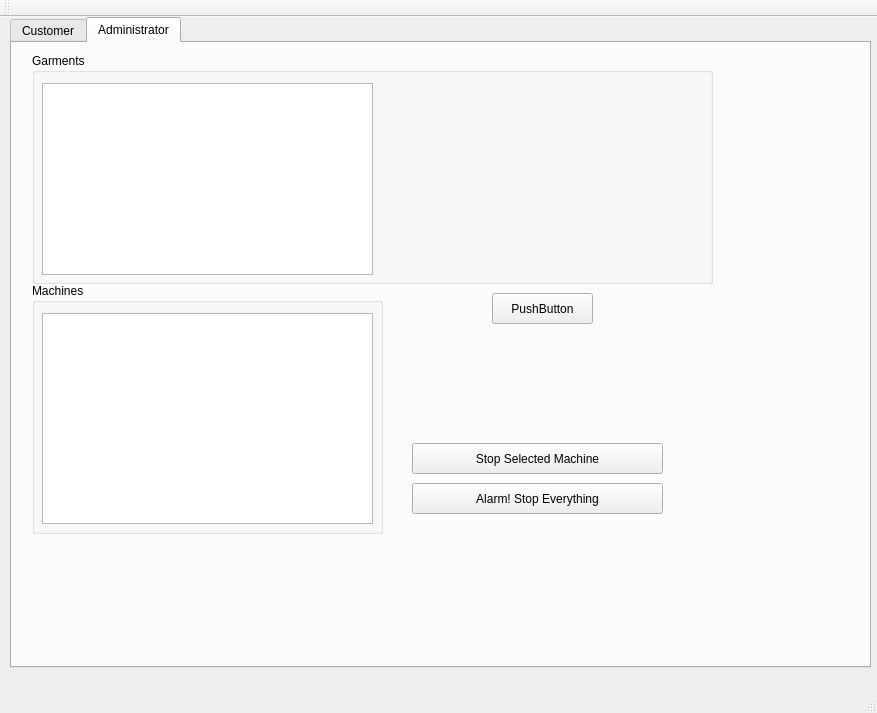
<?xml version="1.0" encoding="UTF-8"?>
<ui version="4.0">
 <class>MainWindow</class>
 <widget class="QMainWindow" name="MainWindow">
  <property name="geometry">
   <rect>
    <x>0</x>
    <y>0</y>
    <width>877</width>
    <height>713</height>
   </rect>
  </property>
  <property name="windowTitle">
   <string>MainWindow</string>
  </property>
  <widget class="QWidget" name="centralWidget">
   <widget class="QTabWidget" name="tabUI">
    <property name="geometry">
     <rect>
      <x>10</x>
      <y>0</y>
      <width>861</width>
      <height>651</height>
     </rect>
    </property>
    <property name="currentIndex">
     <number>1</number>
    </property>
    <widget class="QWidget" name="tabCustomerUI">
     <attribute name="title">
      <string>Customer</string>
     </attribute>
     <widget class="QPushButton" name="btStartProgram">
      <property name="geometry">
       <rect>
        <x>30</x>
        <y>560</y>
        <width>171</width>
        <height>31</height>
       </rect>
      </property>
      <property name="text">
       <string>Start (S)washing</string>
      </property>
     </widget>
     <widget class="QFrame" name="frame">
      <property name="geometry">
       <rect>
        <x>20</x>
        <y>70</y>
        <width>271</width>
        <height>201</height>
       </rect>
      </property>
      <property name="frameShape">
       <enum>QFrame::StyledPanel</enum>
      </property>
      <property name="frameShadow">
       <enum>QFrame::Raised</enum>
      </property>
      <widget class="QLabel" name="label">
       <property name="geometry">
        <rect>
         <x>10</x>
         <y>50</y>
         <width>68</width>
         <height>21</height>
        </rect>
       </property>
       <property name="text">
        <string>Price:</string>
       </property>
      </widget>
      <widget class="QLabel" name="label_2">
       <property name="geometry">
        <rect>
         <x>180</x>
         <y>50</y>
         <width>68</width>
         <height>21</height>
        </rect>
       </property>
       <property name="text">
        <string>7,95</string>
       </property>
      </widget>
      <widget class="QLabel" name="label_3">
       <property name="geometry">
        <rect>
         <x>10</x>
         <y>80</y>
         <width>141</width>
         <height>21</height>
        </rect>
       </property>
       <property name="text">
        <string>Estimated duration:</string>
       </property>
      </widget>
      <widget class="QLabel" name="label_4">
       <property name="geometry">
        <rect>
         <x>180</x>
         <y>80</y>
         <width>68</width>
         <height>21</height>
        </rect>
       </property>
       <property name="text">
        <string>1 Hour</string>
       </property>
      </widget>
      <widget class="QLabel" name="label_5">
       <property name="geometry">
        <rect>
         <x>10</x>
         <y>120</y>
         <width>91</width>
         <height>21</height>
        </rect>
       </property>
       <property name="text">
        <string>Finished at:</string>
       </property>
      </widget>
      <widget class="QLabel" name="label_6">
       <property name="geometry">
        <rect>
         <x>180</x>
         <y>120</y>
         <width>68</width>
         <height>21</height>
        </rect>
       </property>
       <property name="text">
        <string>13.45</string>
       </property>
      </widget>
     </widget>
     <widget class="QPushButton" name="btCallEmployee">
      <property name="geometry">
       <rect>
        <x>10</x>
        <y>370</y>
        <width>231</width>
        <height>151</height>
       </rect>
      </property>
      <property name="text">
       <string>Call an employee</string>
      </property>
     </widget>
     <widget class="QLabel" name="lbWelcome">
      <property name="geometry">
       <rect>
        <x>130</x>
        <y>10</y>
        <width>351</width>
        <height>41</height>
       </rect>
      </property>
      <property name="font">
       <font>
        <pointsize>27</pointsize>
       </font>
      </property>
      <property name="text">
       <string>Welcome To Swash!</string>
      </property>
      <property name="alignment">
       <set>Qt::AlignCenter</set>
      </property>
     </widget>
     <widget class="QPushButton" name="pushButton_5">
      <property name="geometry">
       <rect>
        <x>340</x>
        <y>480</y>
        <width>101</width>
        <height>31</height>
       </rect>
      </property>
      <property name="text">
       <string>Connect</string>
      </property>
     </widget>
     <widget class="QPushButton" name="pushButton_6">
      <property name="geometry">
       <rect>
        <x>340</x>
        <y>520</y>
        <width>101</width>
        <height>31</height>
       </rect>
      </property>
      <property name="text">
       <string>Send</string>
      </property>
     </widget>
     <widget class="QPushButton" name="pushButton_7">
      <property name="geometry">
       <rect>
        <x>340</x>
        <y>560</y>
        <width>101</width>
        <height>31</height>
       </rect>
      </property>
      <property name="text">
       <string>Receivelabe</string>
      </property>
     </widget>
     <widget class="QLabel" name="label_8">
      <property name="geometry">
       <rect>
        <x>470</x>
        <y>500</y>
        <width>81</width>
        <height>81</height>
       </rect>
      </property>
      <property name="text">
       <string>TextLabel</string>
      </property>
     </widget>
     <widget class="QGroupBox" name="groupBox">
      <property name="geometry">
       <rect>
        <x>340</x>
        <y>60</y>
        <width>511</width>
        <height>321</height>
       </rect>
      </property>
      <property name="title">
       <string>Add Garments:</string>
      </property>
      <widget class="QListWidget" name="listWidget">
       <property name="geometry">
        <rect>
         <x>10</x>
         <y>30</y>
         <width>256</width>
         <height>192</height>
        </rect>
       </property>
      </widget>
      <widget class="QComboBox" name="cmbColour">
       <property name="geometry">
        <rect>
         <x>290</x>
         <y>30</y>
         <width>191</width>
         <height>31</height>
        </rect>
       </property>
       <item>
        <property name="text">
         <string>Black</string>
        </property>
       </item>
       <item>
        <property name="text">
         <string>White</string>
        </property>
       </item>
       <item>
        <property name="text">
         <string>Coloured</string>
        </property>
       </item>
      </widget>
      <widget class="QCheckBox" name="cbWash">
       <property name="geometry">
        <rect>
         <x>290</x>
         <y>150</y>
         <width>100</width>
         <height>26</height>
        </rect>
       </property>
       <property name="text">
        <string>Wash</string>
       </property>
      </widget>
      <widget class="QCheckBox" name="cbDry">
       <property name="geometry">
        <rect>
         <x>290</x>
         <y>180</y>
         <width>100</width>
         <height>26</height>
        </rect>
       </property>
       <property name="text">
        <string>Dry</string>
       </property>
      </widget>
      <widget class="QCheckBox" name="cbSteam">
       <property name="geometry">
        <rect>
         <x>290</x>
         <y>210</y>
         <width>100</width>
         <height>26</height>
        </rect>
       </property>
       <property name="text">
        <string>Steam</string>
       </property>
      </widget>
      <widget class="QCheckBox" name="cbCentrifuge">
       <property name="geometry">
        <rect>
         <x>290</x>
         <y>240</y>
         <width>100</width>
         <height>26</height>
        </rect>
       </property>
       <property name="text">
        <string>Centrifuge</string>
       </property>
      </widget>
      <widget class="QComboBox" name="cmbMaterial">
       <property name="geometry">
        <rect>
         <x>290</x>
         <y>70</y>
         <width>191</width>
         <height>31</height>
        </rect>
       </property>
       <item>
        <property name="text">
         <string>Cotton</string>
        </property>
       </item>
       <item>
        <property name="text">
         <string>Silk</string>
        </property>
       </item>
       <item>
        <property name="text">
         <string>Wool</string>
        </property>
       </item>
       <item>
        <property name="text">
         <string>Satin</string>
        </property>
       </item>
       <item>
        <property name="text">
         <string>Nylon</string>
        </property>
       </item>
       <item>
        <property name="text">
         <string>Linen</string>
        </property>
       </item>
       <item>
        <property name="text">
         <string>Polyester</string>
        </property>
       </item>
      </widget>
      <widget class="QDoubleSpinBox" name="nmrWeight">
       <property name="geometry">
        <rect>
         <x>290</x>
         <y>110</y>
         <width>50</width>
         <height>31</height>
        </rect>
       </property>
      </widget>
      <widget class="QPushButton" name="btAddGarment">
       <property name="geometry">
        <rect>
         <x>380</x>
         <y>280</y>
         <width>121</width>
         <height>31</height>
        </rect>
       </property>
       <property name="text">
        <string>Add Garment</string>
       </property>
      </widget>
     </widget>
    </widget>
    <widget class="QWidget" name="tabAdministratorUI">
     <property name="autoFillBackground">
      <bool>false</bool>
     </property>
     <attribute name="title">
      <string>Administrator</string>
     </attribute>
     <widget class="QGroupBox" name="groupBox_2">
      <property name="geometry">
       <rect>
        <x>20</x>
        <y>240</y>
        <width>351</width>
        <height>251</height>
       </rect>
      </property>
      <property name="title">
       <string>Machines</string>
      </property>
      <widget class="QListView" name="listViewMachines">
       <property name="geometry">
        <rect>
         <x>10</x>
         <y>30</y>
         <width>331</width>
         <height>211</height>
        </rect>
       </property>
      </widget>
     </widget>
     <widget class="QGroupBox" name="groupBox_3">
      <property name="geometry">
       <rect>
        <x>20</x>
        <y>10</y>
        <width>681</width>
        <height>231</height>
       </rect>
      </property>
      <property name="title">
       <string>Garments</string>
      </property>
      <widget class="QListWidget" name="listWidgetGarments">
       <property name="geometry">
        <rect>
         <x>10</x>
         <y>30</y>
         <width>331</width>
         <height>192</height>
        </rect>
       </property>
      </widget>
      <widget class="QLabel" name="lblGarmentId">
       <property name="geometry">
        <rect>
         <x>370</x>
         <y>30</y>
         <width>301</width>
         <height>21</height>
        </rect>
       </property>
       <property name="text">
        <string/>
       </property>
      </widget>
      <widget class="QLabel" name="lblMaterial">
       <property name="geometry">
        <rect>
         <x>370</x>
         <y>50</y>
         <width>301</width>
         <height>21</height>
        </rect>
       </property>
       <property name="text">
        <string/>
       </property>
      </widget>
      <widget class="QLabel" name="lblWeight">
       <property name="geometry">
        <rect>
         <x>370</x>
         <y>70</y>
         <width>321</width>
         <height>21</height>
        </rect>
       </property>
       <property name="text">
        <string/>
       </property>
      </widget>
      <widget class="QLabel" name="lblColoured">
       <property name="geometry">
        <rect>
         <x>370</x>
         <y>90</y>
         <width>321</width>
         <height>21</height>
        </rect>
       </property>
       <property name="text">
        <string/>
       </property>
      </widget>
      <widget class="QLabel" name="lblWashingMachine">
       <property name="geometry">
        <rect>
         <x>370</x>
         <y>110</y>
         <width>321</width>
         <height>21</height>
        </rect>
       </property>
       <property name="text">
        <string/>
       </property>
      </widget>
      <widget class="QLabel" name="lblDryer">
       <property name="geometry">
        <rect>
         <x>370</x>
         <y>130</y>
         <width>321</width>
         <height>21</height>
        </rect>
       </property>
       <property name="text">
        <string/>
       </property>
      </widget>
      <widget class="QLabel" name="lblSteamer">
       <property name="geometry">
        <rect>
         <x>370</x>
         <y>150</y>
         <width>321</width>
         <height>21</height>
        </rect>
       </property>
       <property name="text">
        <string/>
       </property>
      </widget>
      <widget class="QLabel" name="lblCentrifuge">
       <property name="geometry">
        <rect>
         <x>370</x>
         <y>170</y>
         <width>321</width>
         <height>21</height>
        </rect>
       </property>
       <property name="text">
        <string/>
       </property>
      </widget>
     </widget>
     <widget class="QPushButton" name="btStopSelectedMachine">
      <property name="geometry">
       <rect>
        <x>400</x>
        <y>400</y>
        <width>251</width>
        <height>31</height>
       </rect>
      </property>
      <property name="text">
       <string>Stop Selected Machine</string>
      </property>
     </widget>
     <widget class="QPushButton" name="btAlarmStop">
      <property name="geometry">
       <rect>
        <x>400</x>
        <y>440</y>
        <width>251</width>
        <height>31</height>
       </rect>
      </property>
      <property name="text">
       <string>Alarm! Stop Everything</string>
      </property>
     </widget>
     <widget class="QPushButton" name="btAddGarmentTest">
      <property name="geometry">
       <rect>
        <x>480</x>
        <y>250</y>
        <width>101</width>
        <height>31</height>
       </rect>
      </property>
      <property name="text">
       <string>PushButton</string>
      </property>
     </widget>
    </widget>
   </widget>
  </widget>
  <widget class="QMenuBar" name="menuBar">
   <property name="geometry">
    <rect>
     <x>0</x>
     <y>0</y>
     <width>877</width>
     <height>20</height>
    </rect>
   </property>
  </widget>
  <widget class="QToolBar" name="mainToolBar">
   <attribute name="toolBarArea">
    <enum>TopToolBarArea</enum>
   </attribute>
   <attribute name="toolBarBreak">
    <bool>false</bool>
   </attribute>
  </widget>
  <widget class="QStatusBar" name="statusBar"/>
 </widget>
 <layoutdefault spacing="6" margin="11"/>
 <resources/>
 <connections/>
</ui>
